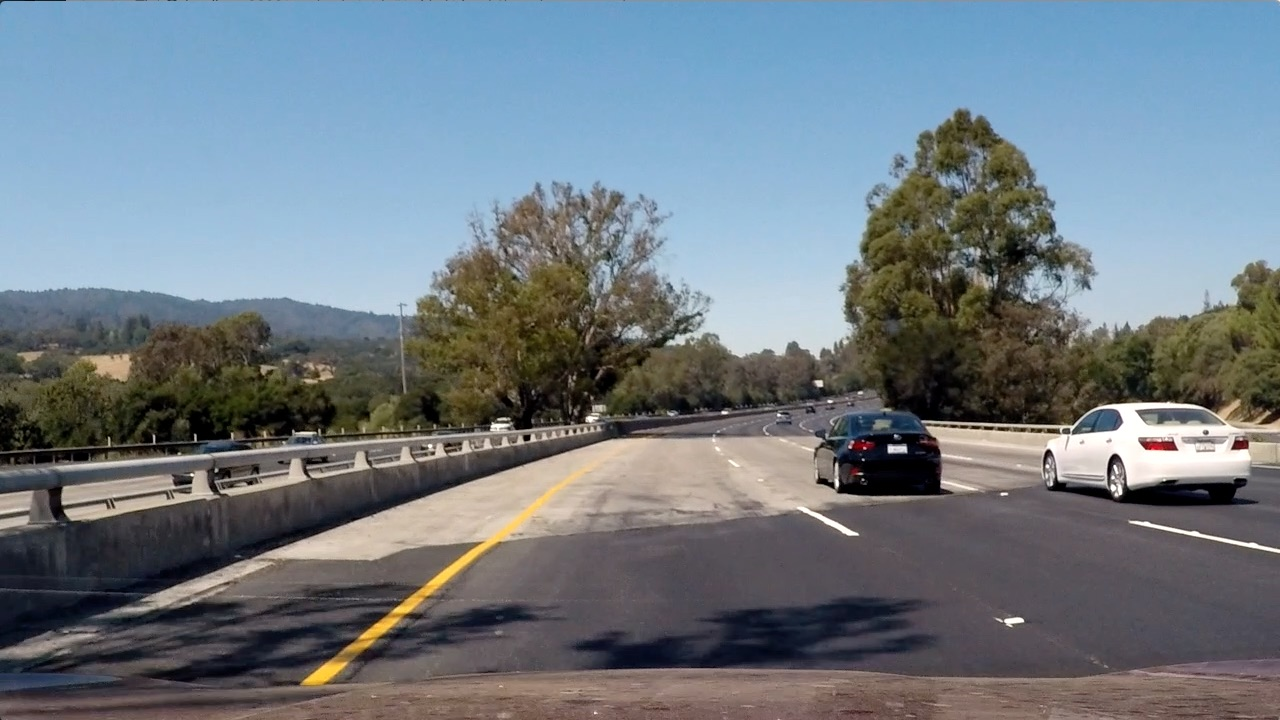
#> input picture extracurricular/part1-additional-content/lesson01_object_detection/test_image.jpg, 1280 x 720 px, given in place of test_image.png, which was not available
$ python undistort.py
#> lines starting #> are read from the running program, lines starting #| are printed output that depends on the picture; pictures that were not available may be replaced by others from this repository, and a replacement may not be noted
#> (reads part1-CV-DL-and-sensor-fusion/module02-advanced-lane-finding/lesson06-camera-calibration/wide_dist_pickle.p from the repository)
#> further down, img is the input picture: shape (720, 1280, 3); mean B, G, R 130.9, 122.7, 112.2
import pickle
import cv2
import numpy as np
import matplotlib.pyplot as plt
import matplotlib.image as mpimg

def cal_undistort(img, objpoints, imgpoints):
    """
    Takes an image, object points, and image points and performs the camera
    calibration, image distortion correction and returns the undistorted image
    """
    # Convert to grayscale
    gray = cv2.cvtColor(img, cv2.COLOR_BGR2GRAY)
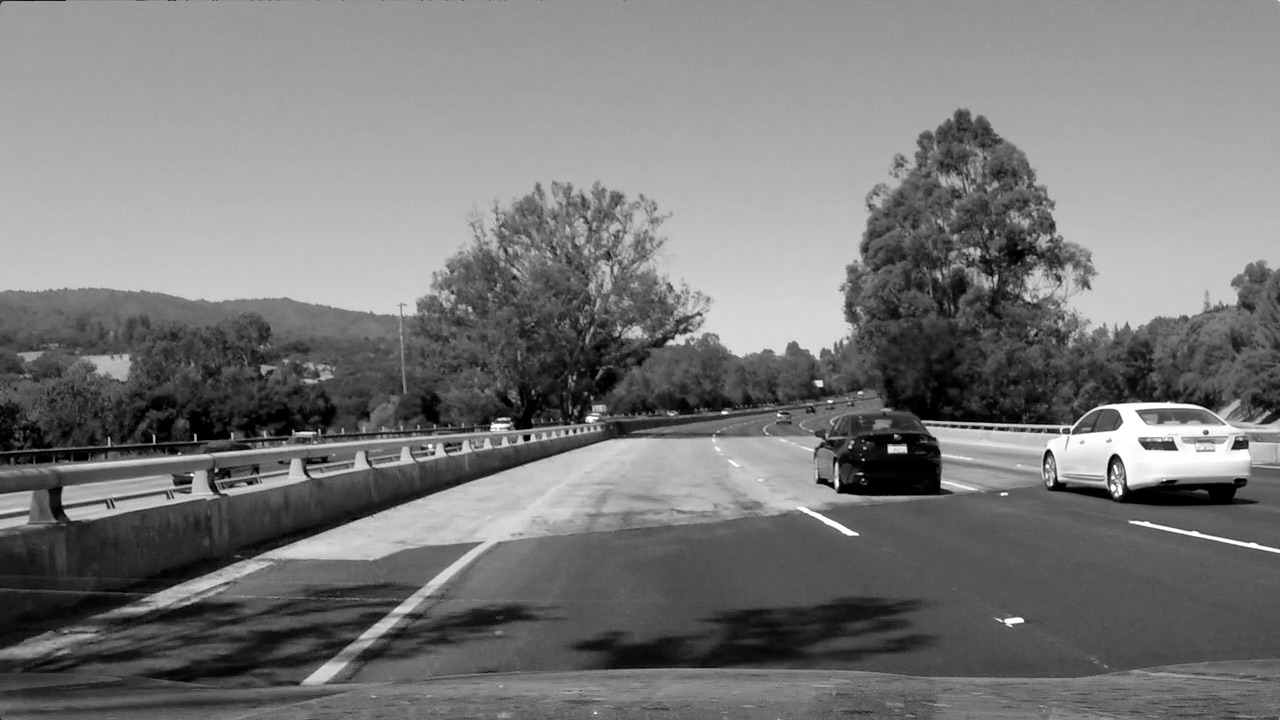
#> gray: shape (720, 1280); min 0, max 255, mean 120.5

    # Get camera matrix (mtx) and distortion coefficients (dist)
    ret, mtx, dist, rvecs, tvecs = cv2.calibrateCamera(objpoints, imgpoints, gray.shape[::-1], None, None)
#> ret = 0.566

    # Revert distortion
    undist = cv2.undistort(img, mtx, dist, None, mtx)
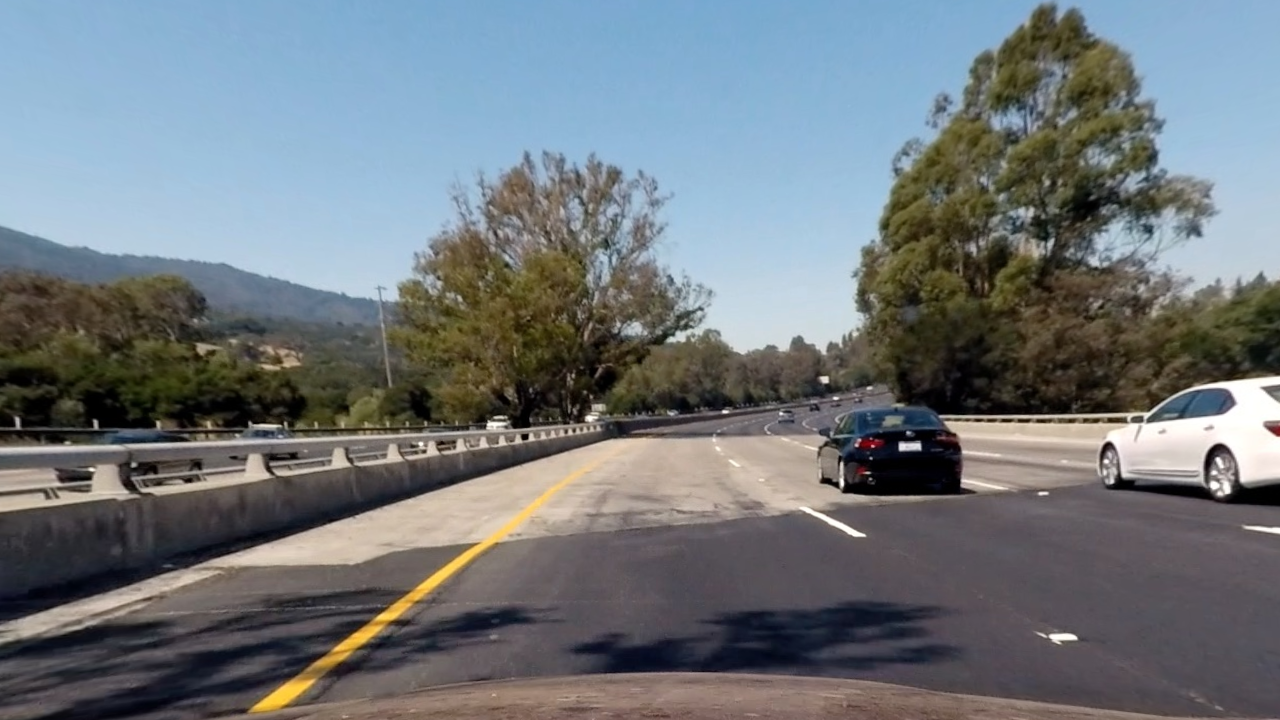
#> undist: shape (720, 1280, 3); mean B, G, R 123.1, 118.6, 112.1

    return undist


# Read in the saved objpoints and imgpoints
dist_pickle = pickle.load( open( "wide_dist_pickle.p", "rb" ) )

objpoints = dist_pickle["objpoints"]
imgpoints = dist_pickle["imgpoints"]

# Read in an image
img = cv2.imread('test_image.png')

undistorted = cal_undistort(img, objpoints, imgpoints)

f, (ax1, ax2) = plt.subplots(1, 2, figsize=(24, 9))
f.tight_layout()
ax1.imshow(img)
ax1.set_title('Original Image', fontsize=50)
ax2.imshow(undistorted)
ax2.set_title('Undistorted Image', fontsize=50)
plt.subplots_adjust(left=0., right=1, top=0.9, bottom=0.)
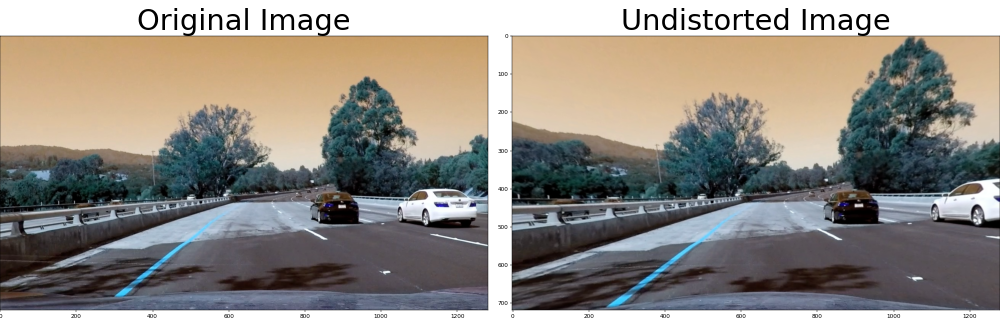
#> figure drawn by matplotlib, 2 panels; B, G, R data is drawn as R, G, B
